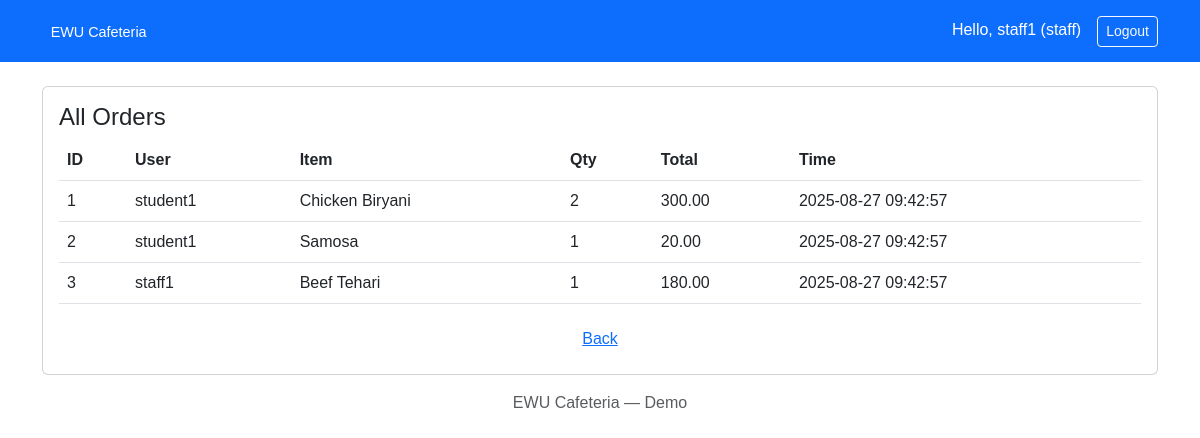
Page /orders.php (signed in) on the committed database.
### tables this page shows
CREATE TABLE orders (id INT AUTO_INCREMENT PRIMARY KEY, user_id INT NOT NULL, menu_id INT NOT NULL, qty INT NOT NULL, total DECIMAL(10,2) NOT NULL, payment_method ENUM('WALLET','CASH') DEFAULT 'CASH', status ENUM('PENDING','COMPLETED') DEFAULT 'PENDING', created_at TIMESTAMP DEFAULT CURRENT_TIMESTAMP, FOREIGN KEY (user_id) REFERENCES users(id) ON DELETE CASCADE, FOREIGN KEY (menu_id) REFERENCES menu(id) ON DELETE CASCADE);

CREATE TABLE users (id INT AUTO_INCREMENT PRIMARY KEY, username VARCHAR(50) UNIQUE NOT NULL, password VARCHAR(255) NOT NULL, role ENUM('admin','staff','student') NOT NULL, wallet DECIMAL(10,2) DEFAULT 0.00);

CREATE TABLE menu (id INT AUTO_INCREMENT PRIMARY KEY, item_name VARCHAR(150) NOT NULL, price DECIMAL(10,2) NOT NULL, stock INT NOT NULL DEFAULT 0);

### orders.php (the view)
<?php require '../config.php'; require '../includes/header.php'; if(!isset($_SESSION['role'])||$_SESSION['role']!=='staff'){ header('Location: ../login.php'); exit;} $orders=$conn->query('SELECT o.*,u.username,m.item_name FROM orders o JOIN users u ON u.id=o.user_id JOIN menu m ON m.id=o.menu_id ORDER BY o.created_at DESC'); ?>
<div class="card p-3"><h4>All Orders</h4><table class="table"><thead><tr><th>ID</th><th>User</th><th>Item</th><th>Qty</th><th>Total</th><th>Time</th></tr></thead><tbody><?php while($o=$orders->fetch_assoc()): ?><tr><td><?= (int)$o['id'] ?></td><td><?= htmlspecialchars($o['username']) ?></td><td><?= htmlspecialchars($o['item_name']) ?></td><td><?= (int)$o['qty'] ?></td><td><?= number_format($o['total'],2) ?></td><td><?= htmlspecialchars($o['created_at']) ?></td></tr><?php endwhile; ?></tbody></table><a class="btn btn-link" href="dashboard.php">Back</a></div><?php require '../includes/footer.php'; ?>

### header.php (shortened to what this page needs)
<!doctype html><html><head><link href="https://cdn.jsdelivr.net/npm/bootstrap@5.3.0/dist/css/bootstrap.min.css" rel="stylesheet"><link rel="stylesheet" href="/ewu_cafeteria_elegant/assets/css/style.css"></head><body>
<nav class="navbar navbar-expand-lg navbar-dark bg-primary"><div class="container"><a class="navbar-brand d-flex align-items-center" href="/ewu_cafeteria_elegant/"><img src="/ewu_cafeteria_elegant/assets/img/logo.svg" height="36" alt="logo"></a><div class="ms-auto"> <?php if(isset($_SESSION['username'])): ?><span class="text-white me-3">Hello, <?=htmlspecialchars($_SESSION['username'])?> (<?=htmlspecialchars($_SESSION['role'])?>)</span><a class="btn btn-outline-light btn-sm" href="/ewu_cafeteria_elegant/logout.php">Logout</a><?php else: ?><a class="btn btn-light btn-sm" href="/ewu_cafeteria_elegant/login.php">Login</a><?php endif; ?></div></div></nav><div class="container mt-4">

### footer.php
</div><footer class="text-center py-3 text-muted">EWU Cafeteria — Demo</footer><script src="https://cdn.jsdelivr.net/npm/bootstrap@5.3.0/dist/js/bootstrap.bundle.min.js"></script></body></html>

### style.css (style rules this page uses)
body { font-family:Arial,Helvetica,sans-serif }

### rows in the picture
orders: id "1", user.username "student1", menu.item_name "Chicken Biryani", qty "2", total "300.00", created_at "2025-08-27 09:42:57"
orders: id "2", user.username "student1", menu.item_name "Samosa", qty "1", total "20.00", created_at "2025-08-27 09:42:57"
orders: id "3", user.username "staff1", menu.item_name "Beef Tehari", qty "1", total "180.00", created_at "2025-08-27 09:42:57"

### other values in the picture
$_SESSION['username'] "staff1"
$_SESSION['role'] "staff"
